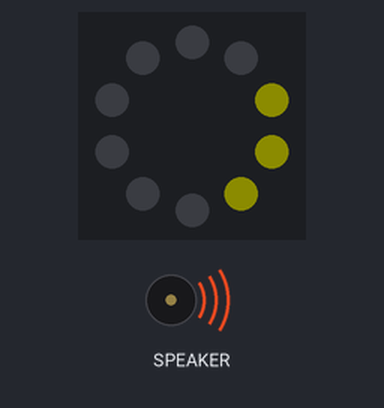
Bench run of a program on a simulated Circuit Playground running CircuitPython. Shown: the board's ring of 10 RGB LEDs (number 0 left of the top, counting anticlockwise), buzzer (waves = sounding). Dim RGB values are drawn brighter than linear.

Above: at 0.1 s.
At 1.8 s:
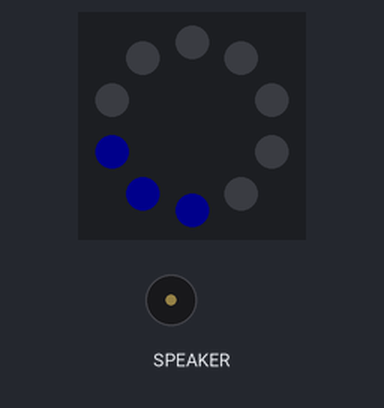
At 3.1 s:
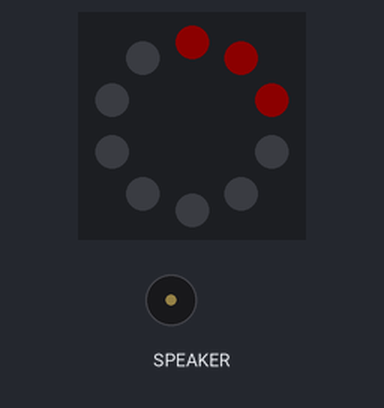
At 4.3 s:
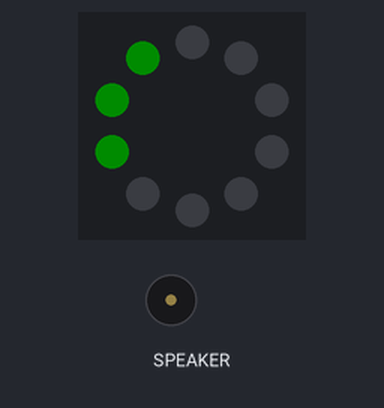
Timing chart, 0 to 40.0 s (numbered marks = the images above):
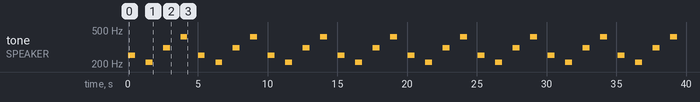

Measured:
- by itself, tone on SPEAKER: repeats every 5.0 s: silent 0.75 s, 209 Hz 0.50 s, silent 0.75 s, 310 Hz 0.50 s, silent 0.75 s, 415 Hz 0.50 s, silent 0.75 s, 252 Hz 0.50 s
- what the display in image 1 shows lasts 1.0 s, from 1.3 s to 2.3 s

The program:

code_pt2.py
```python
from adafruit_circuitplayground import cp
import time

class Region:
    def __init__(self, leds, color, tone):
        self.__tone = tone
        self.__leds = leds
        self.__color = color

    def set_leds(self, leds):
        self.__leds = leds

    def set_color(self, color):
        self.__color = color

    def set_tone(self, tone):
        self.__tone = tone

    def get_leds(self):
        return self.__color

    def get_color(self):
        return self.__color

    def get_tone(self):
        return self.__tone

    def all_on(self):
        for pixel in self.__leds:
            cp.pixels[pixel] = self.__color

    def all_off(self):
        for pixel in self.__leds:
            cp.pixels[pixel] = (0, 0, 0)

    def play_tone(self, duration):
        cp.start_tone(self.__tone)
        time.sleep(duration)
        cp.stop_tone()

#I turned down the brightness because it was giving me a headache at full brightness
cp.pixels.brightness = .05

regions = {
    "yellow": Region((5, 6, 7), (255, 255, 0), 252),
    "blue": Region((2, 3, 4), (0, 0, 255), 209),
    "red": Region((7, 8, 9), (255, 0, 0), 310),
    "green": Region((0, 1, 2), (0, 255, 0), 415)
}


while True:
    for name, object in regions.items():
        object.all_on()
        object.play_tone(0.5)
        time.sleep(0.5)
        object.all_off()
        time.sleep(0.25)
```
